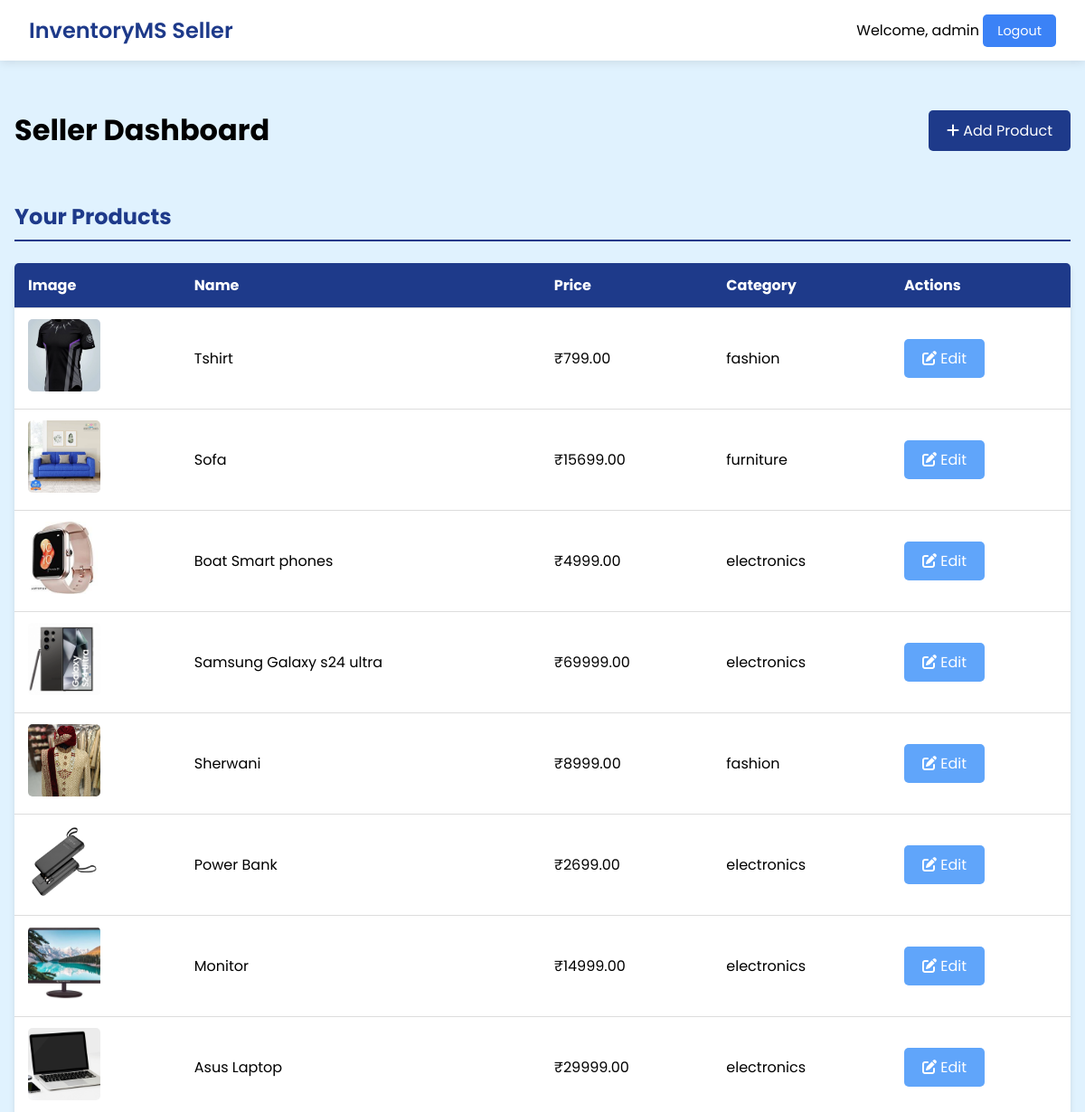
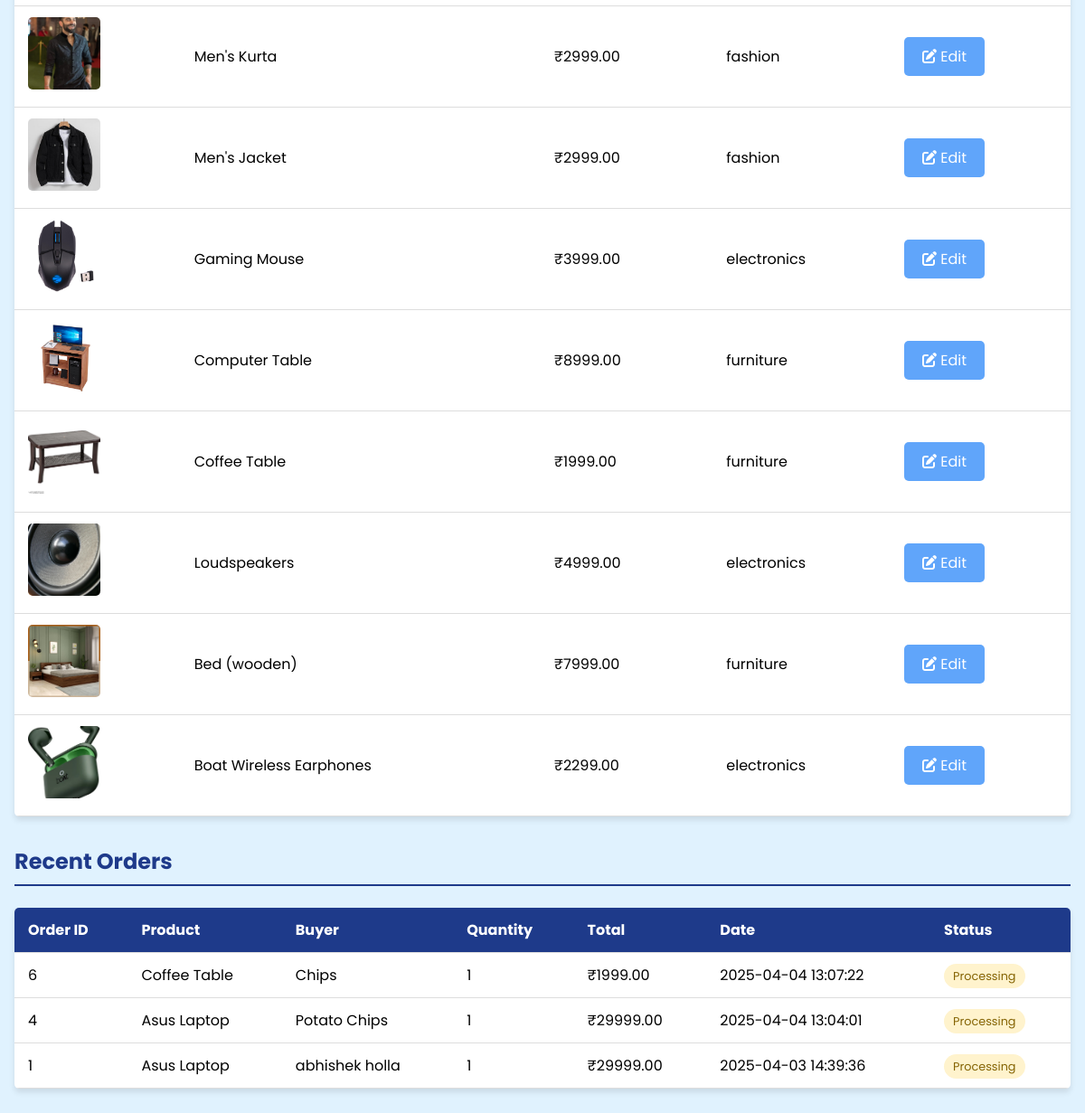
The page /seller/dashboard (signed in) on the database its author committed (2 pictures, top to bottom).
### tables this page shows
CREATE TABLE products (
            product_id INTEGER PRIMARY KEY AUTOINCREMENT,
            name TEXT NOT NULL,
            price REAL NOT NULL,
            category TEXT NOT NULL,
            image TEXT NOT NULL,
            seller_id TEXT,
            CHECK (category IN ('electronics', 'fashion', 'furniture'))
        );

CREATE TABLE orders (
            order_id INTEGER PRIMARY KEY AUTOINCREMENT,
            user_id TEXT NOT NULL,
            product_id INTEGER NOT NULL,
            quantity INTEGER NOT NULL,
            total_price REAL NOT NULL,
            order_date TIMESTAMP DEFAULT CURRENT_TIMESTAMP,
            status TEXT DEFAULT 'Processing',
            seller_id TEXT,
            FOREIGN KEY (user_id) REFERENCES users(user_id),
            FOREIGN KEY (product_id) REFERENCES products(product_id)
        );

CREATE TABLE users (
            user_id TEXT PRIMARY KEY,
            name TEXT NOT NULL,
            password TEXT NOT NULL
        );

### app.py (the view)
@app.route('/seller/dashboard')
def seller_dashboard():
    if 'seller_id' not in session:
        return redirect(url_for('seller_login'))
    conn = sqlite3.connect('database.db')
    cursor = conn.cursor()
    cursor.execute('''
        SELECT * FROM products
        WHERE seller_id = ?
        ORDER BY product_id DESC
    ''', (session['seller_id'],))
    products = cursor.fetchall()
    cursor.execute('''
        SELECT o.order_id, p.name, p.price, o.quantity, o.total_price,
               u.name as buyer_name, o.order_date, o.status
        FROM orders o
        JOIN products p ON o.product_id = p.product_id
        JOIN users u ON o.user_id = u.user_id
        WHERE p.seller_id = ?
        ORDER BY o.order_date DESC
    ''', (session['seller_id'],))
    orders = cursor.fetchall()
    conn.close()
    return render_template('seller_dashboard.html', products=products, orders=orders)

### app.py (called while the page is built)
@app.context_processor
def utility_processor():
    def get_image_url(image_name, category):
        """Returns correct image URL whether local or placeholder"""
        static_path = os.path.join(app.static_folder, 'images', image_name)
        if os.path.exists(static_path):
            return url_for('static', filename=f'images/{image_name}')
        return f'https://source.unsplash.com/400x300/?{category}'
    return dict(get_image_url=get_image_url)

### templates/seller_dashboard.html (shortened to what this page needs)
<!DOCTYPE html>
<html lang="en">
<head>
    <link rel="stylesheet" href="https://cdnjs.cloudflare.com/ajax/libs/font-awesome/6.0.0-beta3/css/all.min.css">
</head>
<body>
    <header class="header">
        <a href="{{ url_for('seller_dashboard') }}" class="logo">InventoryMS Seller</a>
        <div class="user-info">
            <span>Welcome, {{ session['seller_id'] }}</span>
            <a href="{{ url_for('seller_logout') }}" class="logout-btn">Logout</a>
        </div>
    </header>
    <main class="container">
        <div class="dashboard-header">
            <h1>Seller Dashboard</h1>
            <a href="{{ url_for('add_product') }}" class="btn">
                <i class="fas fa-plus"></i> Add Product
            </a>
        </div>
        <h2 class="section-title">Your Products</h2>
        <table>
            <thead>
                <tr>
                    <th>Image</th>
                    <th>Name</th>
                    <th>Price</th>
                    <th>Category</th>
                    <th>Actions</th>
                </tr>
            </thead>
            <tbody>
                {% for product in products %}
                <tr>
                    <td>
                        <img src="{{ url_for('static', filename='images/' + product[4]) }}"
                             alt="{{ product[1] }}"
                             class="product-image">
                    </td>
                    <td>{{ product[1] }}</td>
                    <td>₹{{ "%.2f"|format(product[2]) }}</td>
                    <td>{{ product[3] }}</td>
                    <td>
                        <a href="#" class="btn" style="background-color: var(--success-color);">
                            <i class="fas fa-edit"></i> Edit
                        </a>
                    </td>
                </tr>
                {% endfor %}
            </tbody>
        </table>
        <h2 class="section-title">Recent Orders</h2>
        <table>
            <thead>
                <tr>
                    <th>Order ID</th>
                    <th>Product</th>
                    <th>Buyer</th>
                    <th>Quantity</th>
                    <th>Total</th>
                    <th>Date</th>
                    <th>Status</th>
                </tr>
            </thead>
            <tbody>
                {% for order in orders %}
                <tr>
                    <td>{{ order[0] }}</td>
                    <td>{{ order[1] }}</td>
                    <td>{{ order[5] }}</td>
                    <td>{{ order[3] }}</td>
                    <td>₹{{ "%.2f"|format(order[4]) }}</td>
                    <td>{{ order[6] }}</td>
                    <td>
                        <span class="status-{{ order[7].lower() }}">{{ order[7] }}</span>
                    </td>
                </tr>
                {% endfor %}
            </tbody>
        </table>
    </main>
</body>
</html>

### templates/seller_dashboard.html (style rules this page uses)
:root { --primary-color: #1e3a8a; --primary-dark: #172f6a; --secondary-color: #3b82f6; --light-color: #e0f2fe; --dark-color: #0f172a; --success-color: #60a5fa; --overlay-color: rgba(0, 0, 0, 0.3); }
body { font-family: 'Poppins', sans-serif; margin: 0; padding: 0; background-color: var(--light-color); }
.header { background-color: white; box-shadow: 0 2px 10px rgba(0, 0, 0, 0.1); padding: 1rem 2rem; display: flex; justify-content: space-between; align-items: center; }
.logo { font-size: 1.5rem; font-weight: 600; color: var(--primary-color); text-decoration: none; }
.logout-btn { padding: 8px 16px; background-color: var(--secondary-color); color: white; border: none; border-radius: 5px; cursor: pointer; text-decoration: none; font-size: 0.9rem; }
.container { max-width: 1200px; margin: 2rem auto; padding: 0 1rem; }
.dashboard-header { display: flex; justify-content: space-between; align-items: center; margin-bottom: 2rem; }
.btn { padding: 10px 20px; background-color: var(--primary-color); color: white; border: none; border-radius: 5px; cursor: pointer; text-decoration: none; font-size: 1rem; transition: background-color 0.3s; }
.section-title { font-size: 1.5rem; color: var(--primary-color); margin-bottom: 1.5rem; padding-bottom: 0.5rem; border-bottom: 2px solid var(--primary-color); }
table { width: 100%; border-collapse: collapse; margin-bottom: 2rem; background: white; box-shadow: 0 4px 6px rgba(0, 0, 0, 0.1); border-radius: 5px; overflow: hidden; }
th, td { padding: 12px 15px; text-align: left; border-bottom: 1px solid #ddd; }
th { background-color: var(--primary-color); color: white; }
.product-image { width: 80px; height: 80px; object-fit: cover; border-radius: 5px; }
.status-processing { color: #856404; background-color: #fff3cd; padding: 5px 10px; border-radius: 20px; font-size: 0.8rem; }

### rows shown on the page
products: image (picture), name "Tshirt", price "799.00", category "fashion"
products: image (picture), name "Sofa", price "15699.00", category "furniture"
products: image (picture), name "Boat Smart phones", price "4999.00", category "electronics"
products: image (picture), name "Samsung Galaxy s24 ultra", price "69999.00", category "electronics"
products: image (picture), name "Sherwani", price "8999.00", category "fashion"
products: image (picture), name "Power Bank", price "2699.00", category "electronics"
products: image (picture), name "Monitor", price "14999.00", category "electronics"
products: image (picture), name "Asus Laptop", price "29999.00", category "electronics"
products: image (picture), name "Men's Kurta", price "2999.00", category "fashion"
products: image (picture), name "Men's Jacket", price "2999.00", category "fashion"
products: image (picture), name "Gaming Mouse", price "3999.00", category "electronics"
products: image (picture), name "Computer Table", price "8999.00", category "furniture"
products: image (picture), name "Coffee Table", price "1999.00", category "furniture"
products: image (picture), name "Loudspeakers", price "4999.00", category "electronics"
products: image (picture), name "Bed (wooden)", price "7999.00", category "furniture"
products: image (picture), name "Boat Wireless Earphones", price "2299.00", category "electronics"
orders: order_id "6", name "Coffee Table", name "Chips", quantity "1", total_price "1999.00", order_date "2025-04-04 13:07:22", status "Processing"
orders: order_id "4", name "Asus Laptop", name "Potato Chips", quantity "1", total_price "29999.00", order_date "2025-04-04 13:04:01", status "Processing"
orders: order_id "1", name "Asus Laptop", name "abhishek holla", quantity "1", total_price "29999.00", order_date "2025-04-03 14:39:36", status "Processing"

### other values the page prints
{{ session['seller_id'] }} "admin"
